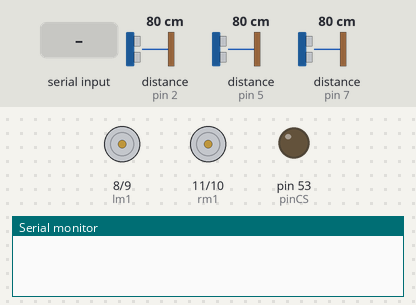
The sketch below on a simulated Arduino Mega 2560, built with avr-gcc and run on an emulated ATmega2560. On the bench: motor-driver pin pairs drawn as motors (green arrow = first pin HIGH = forward, orange = second pin HIGH = backward, longer = more drive), output pins drawn as LEDs (lit = HIGH), the last lines printed to the serial monitor. Wiring (inferred from the names in the program): 3 × ultrasonic range finder: trigger pin 3, echo pin 2 / trigger pin 4, echo pin 5 / trigger pin 6, echo pin 7. The inputs (shaded band) are chosen by the test bench; at power-on: distance to the obstacle (sensors on pin 2, pin 5, pin 7) 80 cm. The echo pulse lasts 58.3 µs per cm; storage starts empty; pins used as bus, display or sensor lines are not drawn.

Above: at 1.2 s.
1.3 s: "F" received over the second serial link
At 1.7 s:
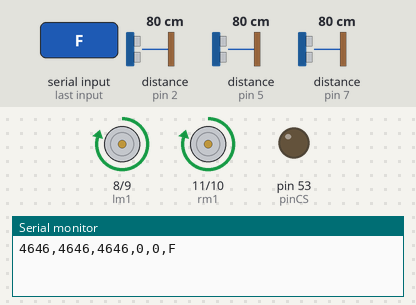
2.8 s: "B" received over the second serial link
At 3.6 s:
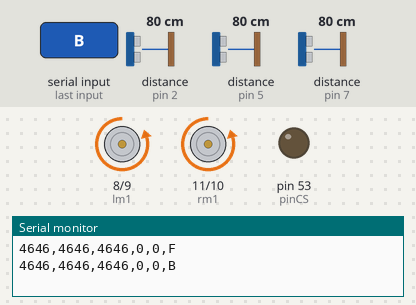
4.3 s: "R" received over the second serial link
At 5.1 s:
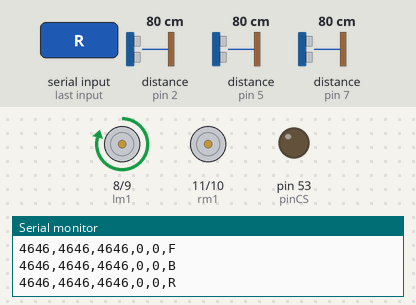
5.8 s: "L" received over the second serial link
At 7.0 s:
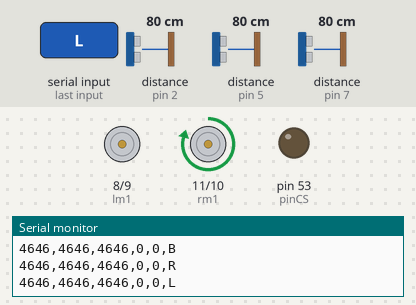
7.3 s: "G" received over the second serial link
At 8.5 s:
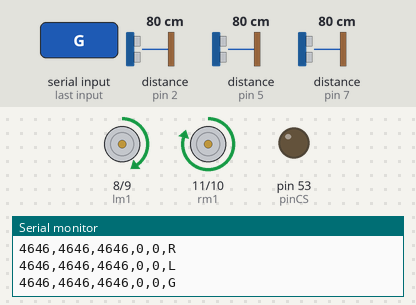
8.8 s: "I" received over the second serial link
At 9.3 s:
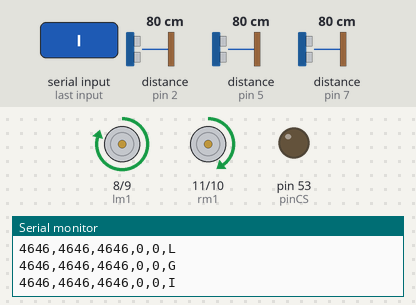
Timing chart, 0 to 11.3 s (numbered marks = the images above; inputs shaded):
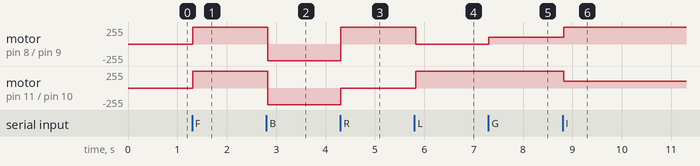

The sketch:

test.ino
```cpp
#define lm1 8
#define lm2 9
#define rm1 11
#define rm2 10

#include <SD.h>
#include <SPI.h>

#define trigcen 4
#define trigleft 3
#define trigright 6
//#define trigR 25
//#define trigL 22


#define echoleft 2
#define echocen 5
#define echoright 7
//#define echoR 23
//#define echoL 24

int dx=0;
int dy=0;
int yspeed=0.9;
int xspeed=0.3;
int lateralSpeed=0.63;
int angSpeed=0.96;

File myFile;
int pinCS = 53; // Pin 10 on Arduino Uno

int ultra(int trigPin,int echoPin)
{                                                    // ---- Ultrasonic function starts.
int duration;
int distance;

digitalWrite(trigPin, LOW);
delayMicroseconds(2);

digitalWrite(trigPin, HIGH);
delayMicroseconds(10);
digitalWrite(trigPin, LOW);

duration = pulseIn(echoPin, HIGH);


return duration;

}

void setup() {
 pinMode(lm1,OUTPUT);
 pinMode(lm2,OUTPUT);
 pinMode(rm1,OUTPUT);
 pinMode(rm2,OUTPUT);

 pinMode(trigcen,OUTPUT);
 pinMode(trigright,OUTPUT);
 pinMode(trigleft,OUTPUT);
// pinMode(trigR,OUTPUT);
// pinMode(trigL,OUTPUT);

 pinMode(echocen,INPUT);
 pinMode(echoright,INPUT);
 pinMode(echoleft,INPUT);
// pinMode(echoL,INPUT);
// pinMode(echoR,INPUT);

pinMode(pinCS, OUTPUT);
Serial.begin(9600);
Serial1.begin(9600);
}

void loop()
{
  SD.begin();
  int val1 = ultra(trigleft,echoleft);
  int val2 = ultra(trigcen,echocen);
  int val3 = ultra(trigright,echoright);
  myFile = SD.open("be.txt", FILE_WRITE);
  String comma = ",";

  //check whether arduino is reciving signal or not
  if(Serial1.available())
  {
  char a = Serial1.read();

  if(a=='S'){
    analogWrite(lm1,0);  analogWrite(rm1,0);
    analogWrite(lm2,0);       analogWrite(rm2,0);
  }
   if(a=='F'){
    analogWrite(lm1,250);  analogWrite(rm1,250);
    analogWrite(lm2,0);       analogWrite(rm2,0);
    dy+=yspeed;

  }
  if(a=='B'){
    analogWrite(lm1,0);  analogWrite(rm1,0);
    analogWrite(lm2,250);       analogWrite(rm2,250);
    dy-=yspeed;

  }
  if(a=='R'){
    analogWrite(lm1,250);  analogWrite(rm1,0);
    analogWrite(lm2,0);       analogWrite(rm2,0);
    dx+=xspeed;
  }
  if(a=='L'){
    analogWrite(lm1,0);  analogWrite(rm1,250);
    analogWrite(lm2,0);       analogWrite(rm2,0);
     dx-=xspeed;

  }
  if(a=='G'){
    analogWrite(lm1,100);  analogWrite(rm1,250);
    analogWrite(lm2,0);       analogWrite(rm2,0);
    dy+=lateralSpeed;
    dx-=lateralSpeed;
  }
  if(a=='I'){
    analogWrite(lm1,250);  analogWrite(rm1,100);
    analogWrite(lm2,0);       analogWrite(rm2,0);
    dy-=lateralSpeed;
    dx+=lateralSpeed;
  }
  if(a=='H'){
    analogWrite(lm1,0);  analogWrite(rm1,0);
    analogWrite(lm2,100);       analogWrite(rm2,250);
    dy-=lateralSpeed;
    dx-=lateralSpeed;
  }
 if(a=='J'){
    analogWrite(lm1,0);  analogWrite(rm1,0);
    analogWrite(lm2,250);       analogWrite(rm2,100);
    dy-=lateralSpeed;
    dx+=lateralSpeed;
  }
  // String fin = String(val1) + comma + String(val2)+ comma+ String(val3)+comma+ String(val4)+comma+ String(val5)+comma+String(dx)+comma+String(dy)+comma+String(a);
  String fin = String(val1) + comma + String(val2)+ comma+ String(val3)+comma+String(dx)+comma+String(dy)+comma+String(a);
   if (myFile) {

    myFile.println(fin);

       myFile.close(); // close the file


  }

  Serial.println(fin);

}
}
```

Measured:
- after the input at 1.3 s, motor on pin 8 (lm1) / pin 9 (lm2), motor on pin 11 (rm1) / pin 10 (rm2): stopped → forward 250/255 at once
- after the input at 2.8 s, motor on pin 8 (lm1) / pin 9 (lm2), motor on pin 11 (rm1) / pin 10 (rm2): forward 250/255 → backward 250/255 at once
- after the input at 4.3 s, motor on pin 8 (lm1) / pin 9 (lm2): backward 250/255 → forward 250/255 at once; motor on pin 11 (rm1) / pin 10 (rm2): backward 250/255 → stopped at once
- after the input at 5.8 s, motor on pin 8 (lm1) / pin 9 (lm2): forward 250/255 → stopped at once; motor on pin 11 (rm1) / pin 10 (rm2): stopped → forward 250/255 at once
- after the input at 7.3 s, motor on pin 8 (lm1) / pin 9 (lm2): stopped → forward 100/255 at once
- after the input at 8.8 s, motor on pin 8 (lm1) / pin 9 (lm2): forward 100/255 → forward 250/255 at once; motor on pin 11 (rm1) / pin 10 (rm2): forward 250/255 → forward 100/255 at once
